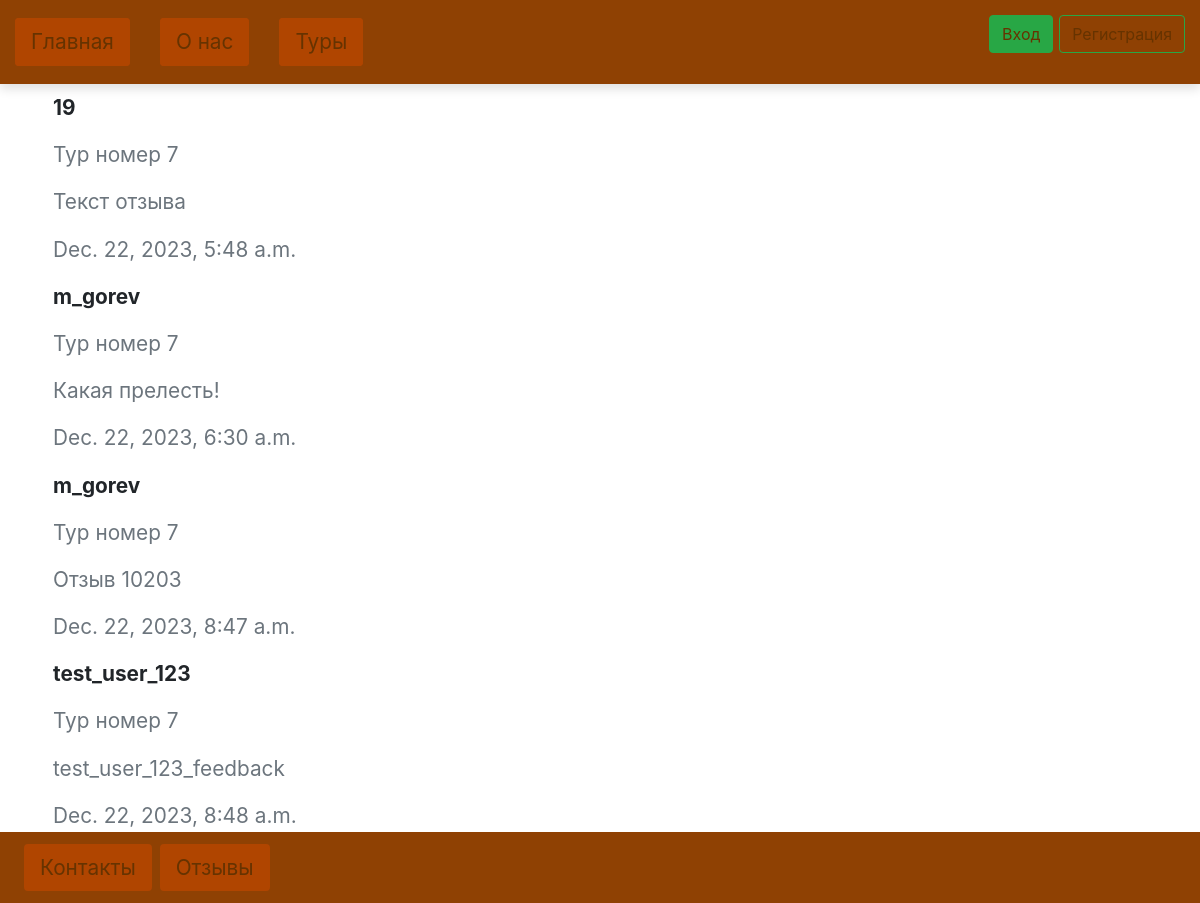
The page /reports/ on the database as committed earlier.
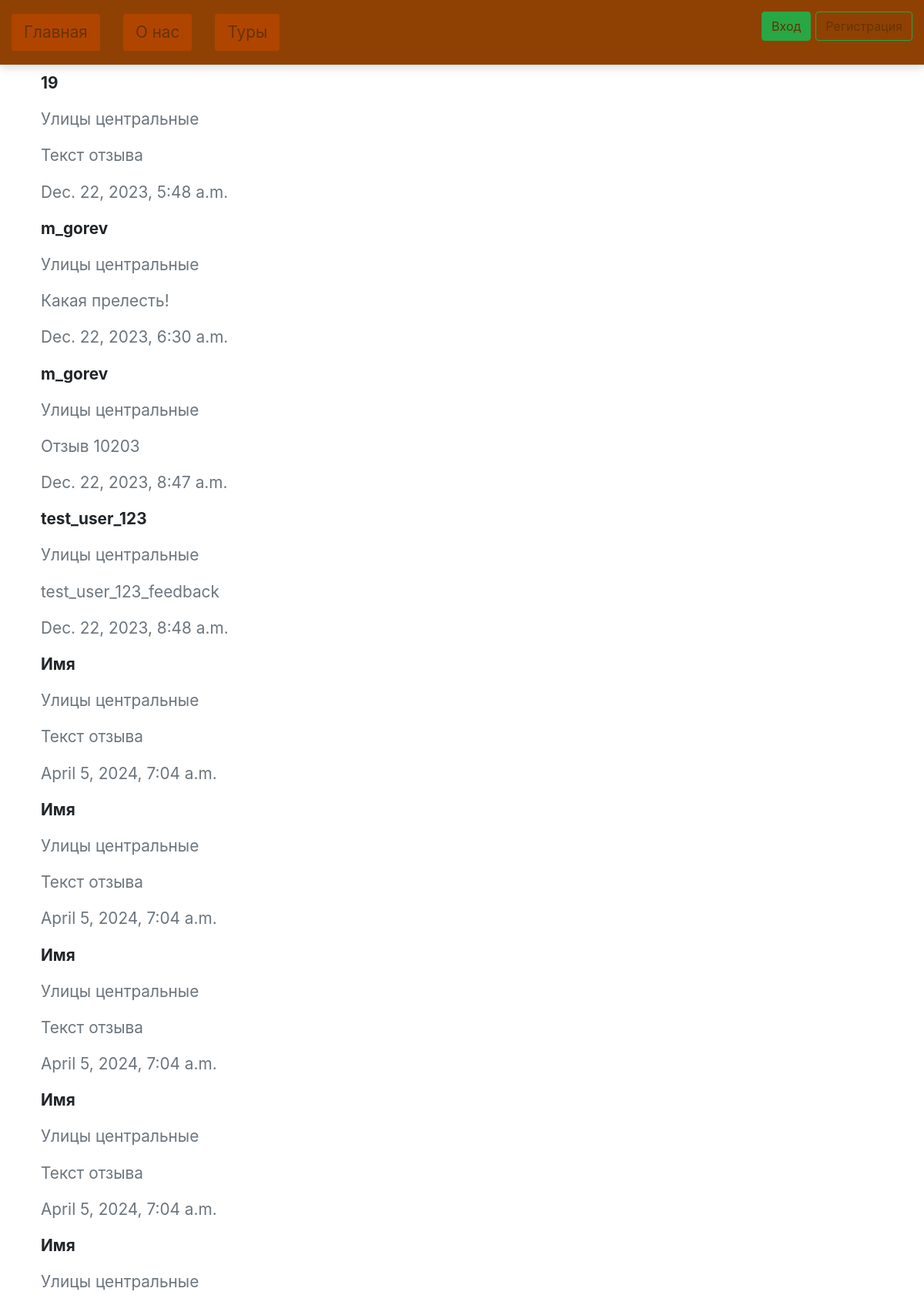
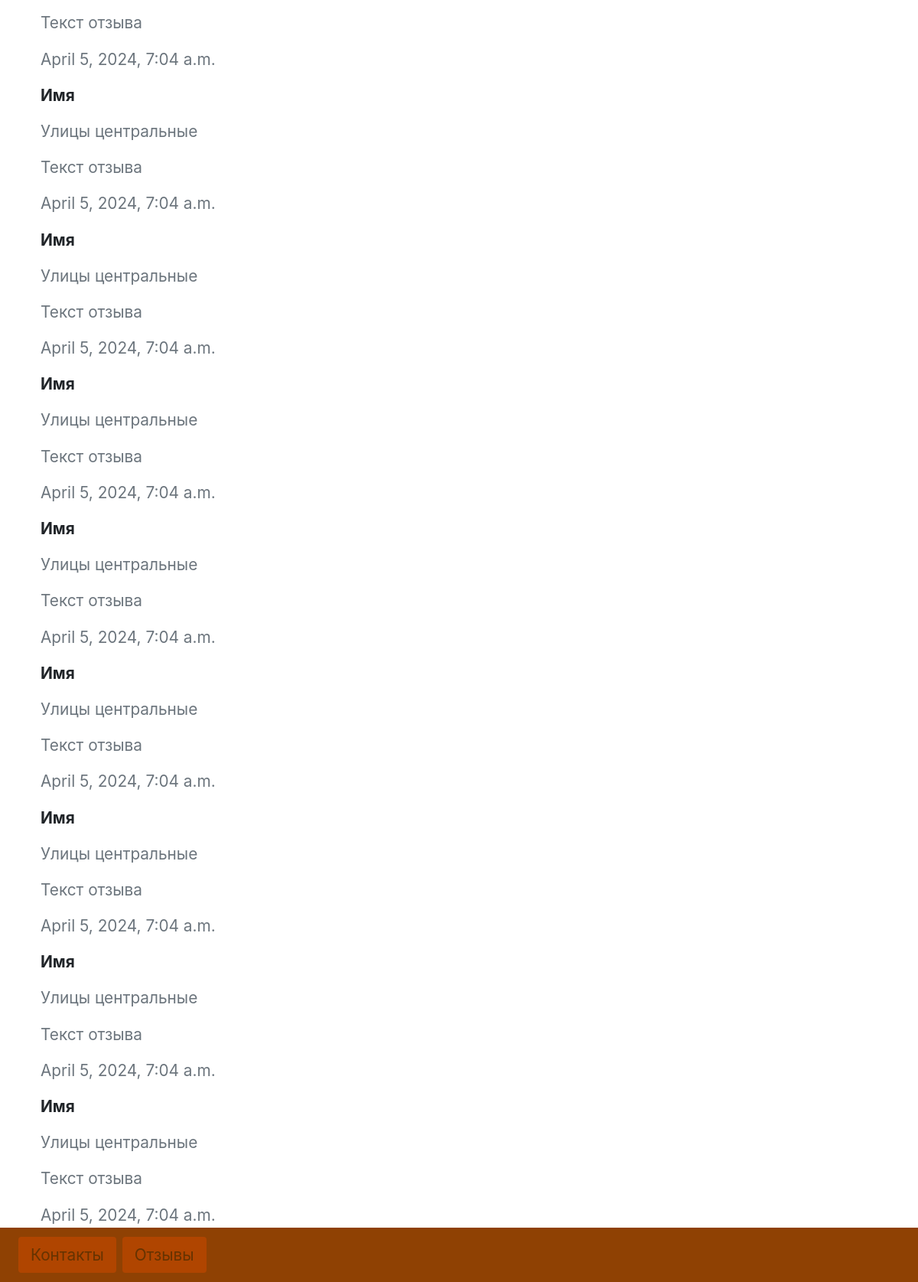
The same page on the database as committed later (2 pictures, top to bottom).
### reportsPage/models.py (models this page shows, shortened)
class Feedback(models.Model):
    username = models.CharField('Имя пользователя', max_length=255, default='Имя')
    text = models.TextField('Текст отзыва', max_length=30000, default='Текст отзыва')
    tour = models.ForeignKey(Tour, on_delete=models.CASCADE, default=None, related_name='Тур')
    time = models.DateTimeField(auto_now_add=True)

### toursPage/models.py (models this page shows)
class Tour(models.Model):
    tour_id = models.IntegerField('ID тура', default=0)
    tour_name = models.CharField('Tour name', max_length=255, default='Название тура')
    duration = models.IntegerField('Длительность тура', default=0)
    number_of_tourists = models.IntegerField('Количество человек в группе', default=0)
    is_available_for_children = models.BooleanField('Подходит для детей', default=True)
    price = models.IntegerField('Стоимость', default=0)
    cat = models.ForeignKey('Category', on_delete=models.PROTECT, null=True)
    def __str__(self):
        return self.tour_name

### reportsPage/views.py (the view)
# urls.py: path('reports/', reportsPage.views.feedback_form),
def feedback_form(request):
    reports = Feedback.objects.all()
    if request.method == 'POST':
        form = FeedbackForm(request.POST)
        if form.is_valid():
            form.save()
    else:
        form = FeedbackForm()
    data = {
        'form': form,
        'reports': reports,
    }
    return render(request, 'reports.html', data)

### templates/reports.html (shortened to what this page needs)
{% extends 'layout.html' %}
{% load crispy_forms_filters %}
{% load crispy_forms_tags %}
    {% block content %}
        <div class="container w-100 p-2">
            {% for el in reports %}
            	<div class="w-100 mb-2">
                    <p class="text-black-50 font-weight-bold">{{ el.username }}</p>
                </div>
                <div class="w-100 mb-2">
                    <p class="text-muted">{{ el.tour }}</p>
                </div>
                <div class="w-100 mb-2">
                    <p class="text-muted">{{ el.text }}</p>
                </div>
                <div class="w-100 mb-2">
                    <p class="text-muted">{{ el.time }}</p>
                </div>
            {% endfor %}
        </div>
    {% endblock %}

### templates/layout.html (shortened to what this page needs)
{% load static %}
<!DOCTYPE html>
<html lang="en">
    <head>
        <link type="text/css" rel="stylesheet"  href="{% static 'tours_table_style.css' %}">
        <link rel="stylesheet" href="https://maxcdn.bootstrapcdn.com/bootstrap/4.0.0/css/bootstrap.min.css">
        <link rel="stylesheet" type="text/css" href="{% static 'header.css' %}">
        <link rel="stylesheet" type="text/css" href="{% static 'fonts_and_text_colors.css' %}">
    </head>
    <body>
        {% include 'header_menu.html' %}
        <div class="container mb-5">
            {% block content %}
            {% endblock %}
        </div>
        {% include 'footer.html' %}
    </body>
</html>

### templates/header_menu.html (shortened to what this page needs)
<div class="tabs-to-dropdown">
  <div class="nav-wrapper d-flex align-items-center justify-content-between" style="background-color: #8f4103">
    <ul class="nav nav-pills d-none d-md-flex" id="pills-tab" role="tablist">
      <li class="nav-item rounded-bottom rounded-top" style="background-color: #b04500">
        <div class="nav-item nav-link rounded-bottom rounded-top" style="background-color: #b04500;">
            <a class="text-for-links" href="{% url 'home' %}">Главная</a>
        </div>
      </li>
      <li class="nav-item rounded-bottom rounded-top" style="background-color: #b04500">
          <div class="nav-item nav-link rounded-bottom rounded-top" style="background-color: #b04500;">
            <a class="text-for-links" href="{% url 'about' %}">О нас</a>
          </div>
      </li>
      <li class="nav-item rounded-bottom rounded-top" style="background-color: #b04500">
          <div class="nav-item nav-link rounded-bottom rounded-top" style="background-color: #b04500;">
            <a class="text-for-links" href="{% url 'tours' %}">Туры</a>
          </div>
      </li>
    </ul>
      <div class="justify-content-end">
        <ul>
            {% if not user.is_authenticated %}
                <button class="btn btn-success"><a class="text-for-links" href="{% url 'login' %}">Вход</a></button>
                <button class="btn btn-outline-success"><a class="text-for-links" href="{% url 'register' %}" target="_blank">Регистрация</a></button>
            {% endif %}
        </ul>
    </div>
  </div>
</div>

### templates/footer.html
<nav class="navbar fixed-bottom  navbar-expand-lg navbar-light" style="background-color: #8f4103">
    <div class="nav-item nav-link rounded-bottom rounded-top my-1 ml-lg-2" style="background-color: #b04500;">
        <a class="text-for-links" href="/contacts">Контакты</a>
    </div>
    <div class="nav-item nav-link rounded-bottom rounded-top my-1 ml-lg-2" style="background-color: #b04500;">
        <a class="text-for-links" href="/reports">Отзывы</a>
    </div>
</nav>

### static/header.css (style rules this page uses)
:root { --darkgreen: #005361; --white: #fff; }
* { padding: 0; margin: 0; box-sizing: border-box; }
body, .tabs-to-dropdown .dropdown-toggle, .tabs-to-dropdown .dropdown-item { font-size: 1.3rem; }
.tabs-to-dropdown .nav-wrapper { padding: 15px; box-shadow: 0px 5px 10px rgba(0, 0, 0, 0.12); }
.tabs-to-dropdown .nav-wrapper a { color: var(--darkgreen); }
.tabs-to-dropdown .nav-pills li:not(:last-child) { margin-right: 30px; }

Rows that differ between the two databases and show on the page:
changed through a linked row, Feedback "Dec. 22, 2023, 5:48 a.m.": tour "Тур номер 7" → "Улицы центральные"
changed through a linked row, Feedback "Какая прелесть!": tour "Тур номер 7" → "Улицы центральные"
changed through a linked row, Feedback "Отзыв 10203": tour "Тур номер 7" → "Улицы центральные"
changed through a linked row, Feedback "test_user_123": tour "Тур номер 7" → "Улицы центральные"
added Feedback: username "Имя", tour "Улицы центральные", text "Текст отзыва", time "April 5, 2024, 7:04 a.m."
added Feedback: username "Имя", tour "Улицы центральные", text "Текст отзыва", time "April 5, 2024, 7:04 a.m."
added Feedback: username "Имя", tour "Улицы центральные", text "Текст отзыва", time "April 5, 2024, 7:04 a.m."
added Feedback: username "Имя", tour "Улицы центральные", text "Текст отзыва", time "April 5, 2024, 7:04 a.m."
added Feedback: username "Имя", tour "Улицы центральные", text "Текст отзыва", time "April 5, 2024, 7:04 a.m."
added Feedback: username "Имя", tour "Улицы центральные", text "Текст отзыва", time "April 5, 2024, 7:04 a.m."
added Feedback: username "Имя", tour "Улицы центральные", text "Текст отзыва", time "April 5, 2024, 7:04 a.m."
added Feedback: username "Имя", tour "Улицы центральные", text "Текст отзыва", time "April 5, 2024, 7:04 a.m."
added Feedback: username "Имя", tour "Улицы центральные", text "Текст отзыва", time "April 5, 2024, 7:04 a.m."
added Feedback: username "Имя", tour "Улицы центральные", text "Текст отзыва", time "April 5, 2024, 7:04 a.m."
added Feedback: username "Имя", tour "Улицы центральные", text "Текст отзыва", time "April 5, 2024, 7:04 a.m."
added Feedback: username "Имя", tour "Улицы центральные", text "Текст отзыва", time "April 5, 2024, 7:04 a.m."
added Feedback: username "Имя", tour "Улицы центральные", text "Текст отзыва", time "April 5, 2024, 7:04 a.m."
